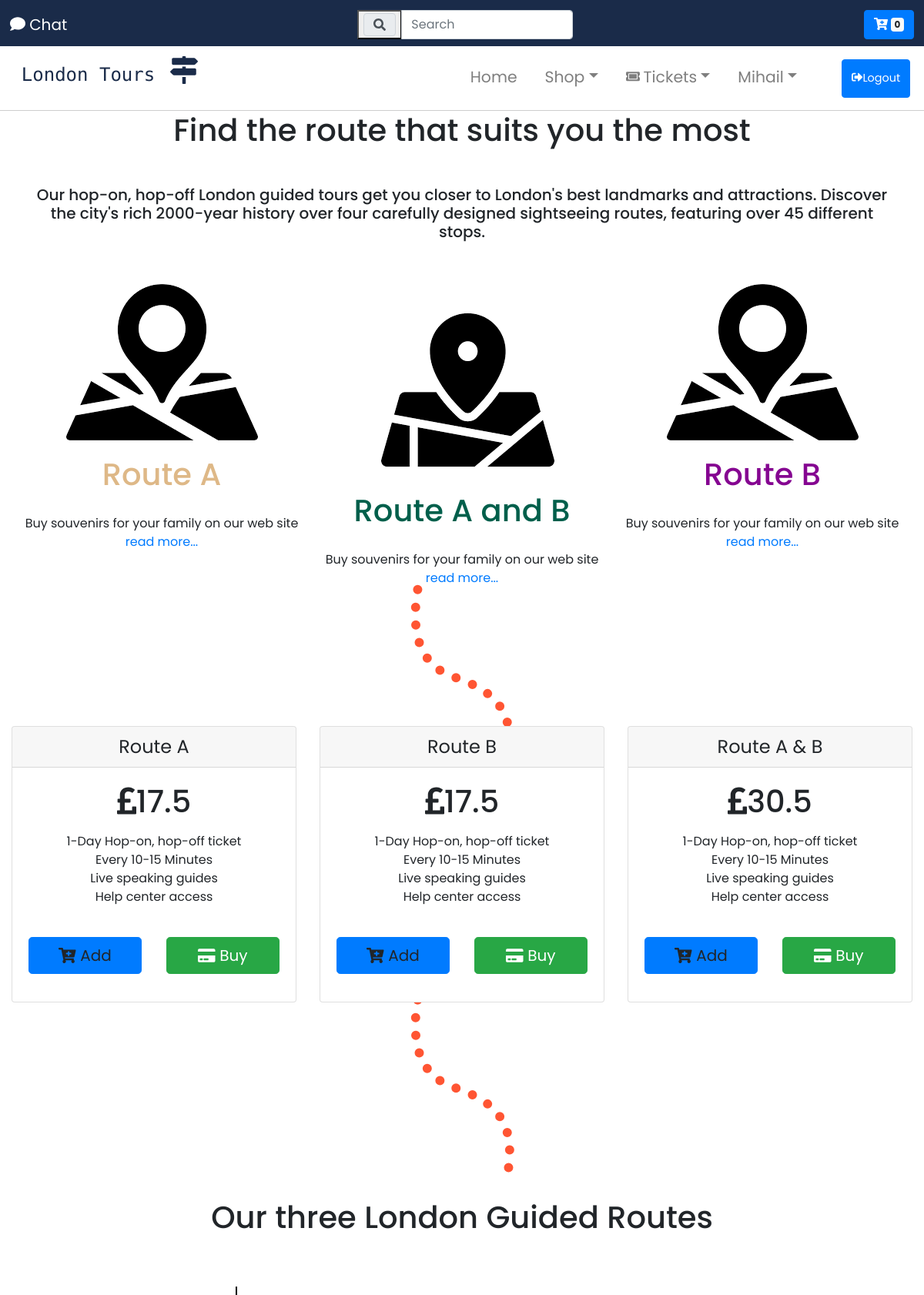
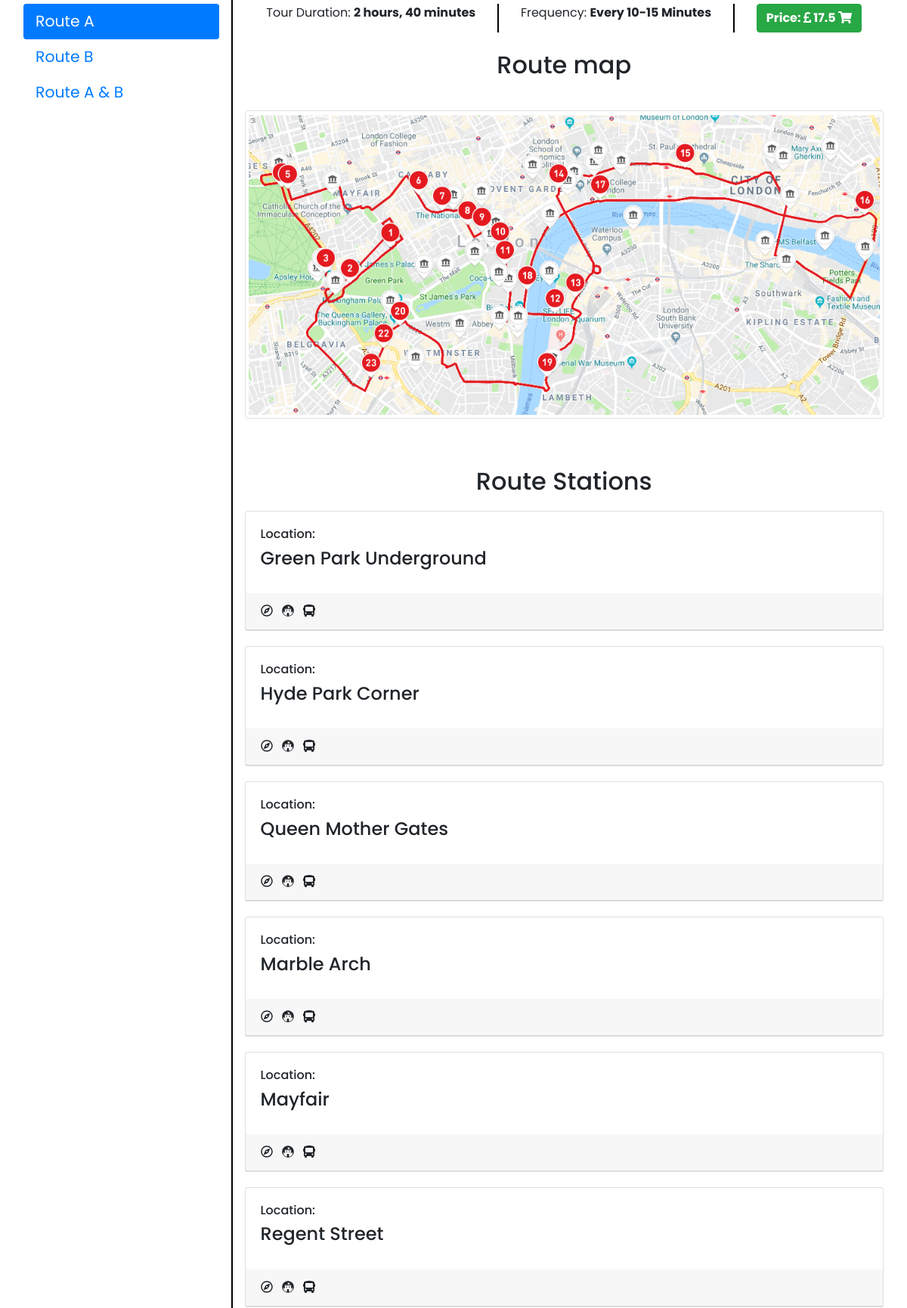
The page /tickets.php (signed in, upper part) on the database its author committed (2 pictures, top to bottom).
### tables this page shows
CREATE TABLE `_tours_` (
  `_id_` int(11) NOT NULL,
  `_title_` varchar(500) NOT NULL,
  `_short_description_` varchar(500) NOT NULL,
  `_full_description_` varchar(1500) NOT NULL,
  `_region_` varchar(30) NOT NULL,
  `_color_` varchar(30) NOT NULL,
  `_duration_` varchar(255) NOT NULL,
  `_frequency_` varchar(255) NOT NULL,
  `_price_` double NOT NULL
);

CREATE TABLE `_stops_` (
  `_id_` int(11) NOT NULL,
  `_route_id_` int(11) NOT NULL,
  `_name_` varchar(128) NOT NULL
);

### tickets.php (the view, shortened to what this page needs)
<?php
 include_once 'header.php';
?>
<?php
    include 'includes/db_inc.php';
?>
<div id="slides" class="carousel slide londonGuidedTours" data-ride="carousel">
	<ul class="carousel-indicators">
	</ul>
	<div class="carousel-inner">
		<div class="carousel-item active">
			<div class="carousel-caption search-box-div">
				<h3 id="display-2" class="display-2">London Guided Tours</h3>
			</div>
		</div>
	</div>
</div>
<div class="container-fluid" id="ticket-section">
	<div class="container essential-section-style">
		<h1 class="text-center">Find the route that suits you the most</h1>
		<h5 class="padding text-center">Our hop-on, hop-off London guided tours get you closer to London's best landmarks and attractions. Discover the city's rich 2000-year history over four carefully designed sightseeing routes, featuring over 45 different stops.</h5>
		</div>
		<div class="container-fluid padding">
		<div class="row text-center padding">
			<div class="col-xs-12 col-sm-6 col-md-4">
				<div>
					<img src="img/routA.png" alt="">
				</div>
				<h1 class="routA-style">Route A</h1>
				<p>Buy souvenirs for your family on our web site <a href=""> read more...</a></p>
			</div>
			<div class="col-xs-12 col-sm-6 col-md-4">
				<div class="padding-left">
					<img src="img/routB.png" alt="">
				</div>
				<h1 class="routB-style">Route A and B</h1>
				<p>Buy souvenirs for your family on our web site <a href=""> read more...</a></p>
			</div>
			<div class="col-xs-12 col-sm-12 col-md-4">
				<div>
					<img src="img/routA.png" alt="">
				</div>
				<h1 class="routAandB-style">Route B</h1>
				<p>Buy souvenirs for your family on our web site <a href=""> read more...</a></p>
			</div>
		</div>
	</div>
</div>
<div id="toursIntroduction" class=" text-center  line-follow">
	<svg width="135" height="232" xmlns="http://www.w3.org/2000/svg"> <path d="M9.414 6.847c-10.242 61.891 6.022 99.937 48.794 114.136 64.157 21.298 77.75 56.573 67.694 113.764" stroke="#F53" stroke-width="12" fill="none" fill-rule="evenodd" stroke-dasharray="0,23" stroke-linecap="round"></path> </svg>
</div>
<?php
 $query = "SELECT * FROM `_tours_`";
 $results = mysqli_query($connection, $query);
 $queryResults = mysqli_num_rows($results);
 if($queryResults > 0){
	 echo '<div class="container-fluid">
	 <span id="added" style="font-size:12px;"></span>
	 <div class="card-deck mb-3 text-center">';
	while($row = mysqli_fetch_assoc($results)){
		echo '
		<div class="card mb-4 shadow-sm">
      <div class="card-header">
        <h4 class="my-0 font-weight-normal">'.$row['_title_'].'</h4>
      </div>
      <div class="card-body">
        <h1 class="card-title pricing-card-title"><i class="fas fa-pound-sign"> </i>'.$row['_price_'].' <small class="text-muted"></small></h1>
        <ul class="list-unstyled mt-3 mb-4">
          <li>1-Day Hop-on, hop-off ticket</li>
          <li>Every 10-15 Minutes</li>
          <li>Live speaking guides</li>
          <li>Help center access</li>
				</ul>
				<div class="row">
					<div class="col-md-6 col-ms-12 col-xs-12">
					<a onclick="addItem('.$row['_id_'].')"  value="'.$row['_id_'].'"  id="addItem" name="'.$row['_id_'].'" class="btn btn-lg btn-block btn-primary"><i class="fas fa-cart-plus"></i> Add</a>
					</div>
					<div class="col-md-6 col-ms-12 col-xs-12">
					<a href="check-out.php?id='.$row['_id_'].'"  name="'.$row['_id_'].'" class="btn btn-lg btn-block btn-success"><i class="fas fa-credit-card"></i> Buy</a>
					</div>
				</div>
			</div>
    </div>';
	}
	echo ' </div>
  </div>';
 }else{
		echo '<div class="pricing-header px-3 py-3 pt-md-5 pb-md-4 mx-auto text-center">
		<h1 class="display-4">Pricing</h1>
		<p class="lead">For priceing and other details please contact us and we will provide all the information.</p>
	</div>';
 }?>
<div class="text-center line-follow">
	<svg width="135" height="232" xmlns="http://www.w3.org/2000/svg"> <path d="M9.414 6.847c-10.242 61.891 6.022 99.937 48.794 114.136 64.157 21.298 77.75 56.573 67.694 113.764" stroke="#F53" stroke-width="12" fill="none" fill-rule="evenodd" stroke-dasharray="0,23" stroke-linecap="round"></path> </svg>
</div>
<?php
 $query = "SELECT * FROM `_tours_`";
 $results = mysqli_query($connection, $query);
 $queryResults = mysqli_num_rows($results);
 if($queryResults > 0){
	 echo '
	 <div id="ticketsAndTours"  class="toursDescription padding container-margin-tickets">
	 <div class="row padding">
	 <div class="text-center col-12">
		<h1>Our three London Guided Routes</h1>
		</div>
	 <div class="col-3 addBorder">
	 <div class="nav flex-column nav-pills" id="v-pills-tab" role="tablist" aria-orientation="vertical">';
	while($row = mysqli_fetch_assoc($results)){
		if($row['_id_'] == 1){
			echo ' <a class="nav-link active" id="v-pills-'.$row['_id_'].'-tab" data-toggle="pill" href="#v-pills-'.$row['_id_'].'" role="tab" aria-controls="v-pills-'.$row['_id_'].'" aria-selected="true">'.$row['_title_'].'</a>';
		}else{
			echo '
			<a class="nav-link" id="v-pills-'.$row['_id_'].'-tab" data-toggle="pill" href="#v-pills-'.$row['_id_'].'" role="tab" aria-controls="v-pills-'.$row['_id_'].'" aria-selected="true">'.$row['_title_'].'</a>';
		}
		}
	echo
		'</div>
	</div>';
	echo
	'<div class="col-9">
	<div class="tab-content" id="v-pills-tabContent">';
	 $results = mysqli_query($connection, $query);
		while($row = mysqli_fetch_assoc($results)){
			$tourID = $row['_id_'];
		if($row['_id_'] == 1){
			echo '
			<div class="tab-pane fade active show" id="v-pills-'.$row['_id_'].'" role="tabpanel" aria-labelledby="v-pills-'.$row['_id_'].'-tab">
			<ul class="nav nav-pills nav-fill">
				<li class="nav-item addBorder">
					Tour Duration: <strong>'.$row['_duration_'].'</strong>
				</li>
				<li class="nav-item addBorder">
					Frequency: <strong>'.$row['_frequency_'].'</strong>
				</li>
				<li class="nav-item">
					<a name="'.$row['_id_'].'" id="'.$row['_id_'].'" class="btn btn-success" href="buy_tickets.php?id='.$row['_id_'].'&product=tour"><strong>Price: <i class="fas fa-pound-sign"> </i>'.' '.$row['_price_'].' <i class="fas fa-shopping-cart"></i></strong></a>
				</li>
			</ul>
			<br>
			<div class="text-center">
			<h2 class="padding">Route map</h2>
			<img src="img/tour_maps/'.$row['_id_'].'.PNG"  class="rounded img-fluid img-thumbnail" alt="">
			</div>';
				$query2 = "SELECT * FROM _stops_ WHERE _stops_._route_id_ = $tourID";
				$results2 = mysqli_query($connection, $query2);
				echo '<h2 class="padding-top text-center">Route Stations</h2>';
				while($row2 = mysqli_fetch_assoc($results2)){
				echo '
				<div class="station-carts">
					<div class="card">
						<div class="card-body ">
							<h6 class="card-text">Location:</h6>
							<h4 class="card-title">'.$row2['_name_'].'</h4>
						</div>
							<ul class="list-inline card-header">
							<li class="list-inline-item"><i class="far fa-compass"></i></li>
							<li class="list-inline-item"><i class="fab fa-fort-awesome-alt"></i></li>
							<li class="list-inline-item"><i class="fas fa-bus"></i></li>
							</ul>
						</div>
				</div>';}
			echo	'</div>';
		}
	}
	echo '
	</div>
  </div>
</div>
</div>
	';
 }else {}
?>
<?php
 include_once 'footer.php';
?>

### css/style.css (style rules this page uses)
html, body { height: 100%; width: 100%; font-family: 'Poppins', sans-serif; }
.routA-style { color: burlywood; padding: 20px; }
.routB-style { color: rgb(0, 95, 75); padding: 20px; }
.routAandB-style { color: rgb(133, 5, 145); padding: 20px; }
.padding-left { padding-left: 15px; padding-top: 25px; }
.nav-link { font-size: 1.7vw; }
.carousel { margin-top: 120px; }
#display-2 { font-size: 5vw; }
.carousel-caption { position: absolute; top: -100px; transform: translateY(35%) }
.addBorder { border-right: 2px solid black; }
.carousel-caption h3 { font-size: 200%; font-weight: 500; text-shadow: 2px 2px 15px #000; padding-bottom: 1rem; }
#toursIntroduction { margin-top: -100px; margin-bottom: -55px; }
.container-margin-tickets { margin-right: 30px; margin-left: 30px; }
.londonGuidedTours { margin-top: 50px; }
.toursDescription h1 { margin-bottom: 50px; }
#ticketsAndTours { margin-top: 40px; }
.essential-section-style { padding-top: 70px; }
.essential-section-style h1 { padding-bottom: 40px; }
* { box-sizing: border-box; }
.line-follow { margin-top: -50px; margin-bottom: -30px; }
.padding { padding-bottom: 2rem; }
.padding-top { padding-top: 4rem; }
.station-carts { margin-top: 20px; }
.carousel-item { transition: -webkit-transform 0.5s ease; transition: transform 0.5s ease; transition: transform 0.5s ease, -webkit-transform 0.5s ease; -webkit-backface-visibility: visible; backface-visibility: visible; }
[class*="col-"] { padding: 1rem; }

### rows shown on the page
_tours_: _title_ "Route A", _price_ "17.5", $row['_id_'] 1 (drawn), _duration_ "2 hours, 40 minutes", _frequency_ "Every 10-15 Minutes"
_tours_: _title_ "Route B", _price_ "17.5", $row['_id_'] 2 (drawn)
_tours_: _title_ "Route A & B", _price_ "30.5", $row['_id_'] 3 (drawn)
_stops_: _name_ "Green Park Underground"
_stops_: _name_ "Hyde Park Corner"
_stops_: _name_ "Queen Mother Gates"
_stops_: _name_ "Marble Arch"
_stops_: _name_ "Mayfair"
_stops_: _name_ "Regent Street"

### other values the page prints
$_SESSION['userFirstName'] "Mihail"
